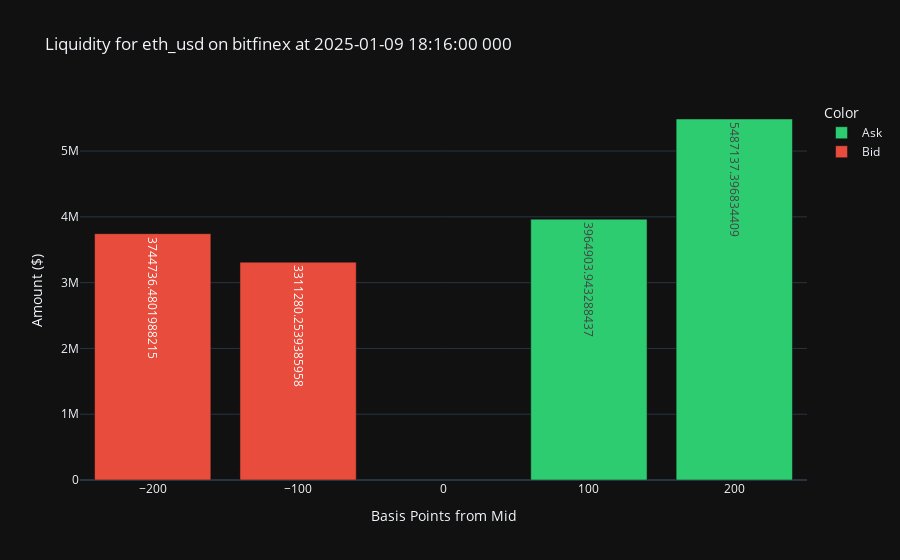

Notebook cell for this chart:
### Code cell
fig.show()

### Figure 1 — Plotly figure (JSON) as saved in the notebook; plotly's stock layout.template omitted (floating-point values rounded to 4 significant figures)
{"data": [{"alignmentgroup": "True", "hovertemplate": "Color=Ask<br>Basis Points from Mid=%{x}<br>Amount ($)=%{text}<extra></extra>", "legendgroup": "Ask", "marker": {"color": "#2ecc71", "pattern": {"shape": ""}}, "name": "Ask", "offsetgroup": "Ask", "orientation": "v", "showlegend": true, "text": [3965000.0, 5487000.0], "textposition": "auto", "type": "bar", "x": [100, 200], "xaxis": "x", "y": [3965000.0, 5487000.0], "yaxis": "y"}, {"alignmentgroup": "True", "hovertemplate": "Color=Bid<br>Basis Points from Mid=%{x}<br>Amount ($)=%{text}<extra></extra>", "legendgroup": "Bid", "marker": {"color": "#e74c3c", "pattern": {"shape": ""}}, "name": "Bid", "offsetgroup": "Bid", "orientation": "v", "showlegend": true, "text": [3311000.0, 3745000.0], "textposition": "auto", "type": "bar", "x": [-100, -200], "xaxis": "x", "y": [3311000.0, 3745000.0], "yaxis": "y"}], "layout": {"barmode": "relative", "legend": {"title": {"text": "Color"}, "tracegroupgap": 0}, "title": {"text": "Liquidity for eth_usd on bitfinex at 2025-01-09 18:16:00 000"}, "xaxis": {"anchor": "y", "domain": [0, 1], "title": {"text": "Basis Points from Mid"}}, "yaxis": {"anchor": "x", "domain": [0, 1], "title": {"text": "Amount ($)"}}}}
